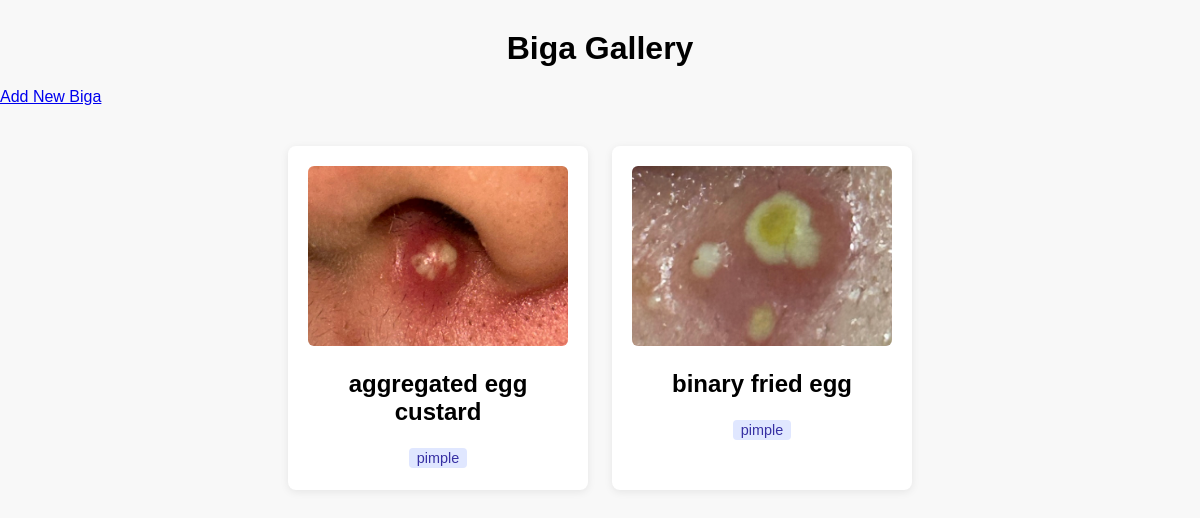
The page / on the database its author committed.
### tables this page shows
CREATE TABLE "bigas" (
                id INTEGER PRIMARY KEY AUTOINCREMENT,
                name TEXT NOT NULL,
                description TEXT,
                image TEXT,
                labels TEXT
            );

### app.py (the view)
@app.route('/')
def gallery():
    conn = sqlite3.connect(DB_PATH)
    c = conn.cursor()
    c.execute('SELECT id, name, description, image, labels FROM bigas')
    bigas = [
        {
            'id': row[0],
            'name': row[1],
            'description': row[2],
            'image': row[3],
            'labels': row[4].split(',') if row[4] else []
        }
        for row in c.fetchall()
    ]
    conn.close()
    return render_template('gallery.html', bigas=bigas)

### templates/gallery.html (shortened to what this page needs)
<!DOCTYPE html>
<html lang="en">
<head>
    <link rel="stylesheet" href="/static/style.css">
</head>
<body>
    <h1>Biga Gallery</h1>
    <a href="/add" class="add-biga-btn">Add New Biga</a>
    <div class="gallery">
        {% for biga in bigas %}
        <div class="biga-card">
            <img src="/static/images/{{ biga.image }}.jpg" alt="{{ biga.name }}">
            <h2>{{ biga.name }}</h2>
            <div class="labels">
                {% for label in biga.labels %}
                <span class="label">{{ label }}</span>
                {% endfor %}
            </div>
        </div>
        {% endfor %}
    </div>
</body>
</html>

### static/style.css (style rules this page uses)
body { font-family: Arial, sans-serif; background: #f8f8f8; margin: 0; padding: 0; }
h1 { text-align: center; margin-top: 30px; }
.gallery { display: flex; flex-wrap: wrap; justify-content: center; gap: 24px; margin: 40px auto; max-width: 1200px; }
.biga-card { background: #fff; border-radius: 8px; box-shadow: 0 2px 8px rgba(0,0,0,0.08); padding: 20px; width: 260px; text-align: center; }
.biga-card img { width: 100%; height: 180px; object-fit: cover; border-radius: 6px; }
.labels { margin-top: 10px; }
.label { display: inline-block; background: #e0e7ff; color: #3730a3; border-radius: 4px; padding: 2px 8px; margin: 2px; font-size: 0.9em; }

### rows shown on the page
bigas: image (picture), name "aggregated egg custard", labels "pimple"
bigas: image (picture), name "binary fried egg", labels "pimple"
